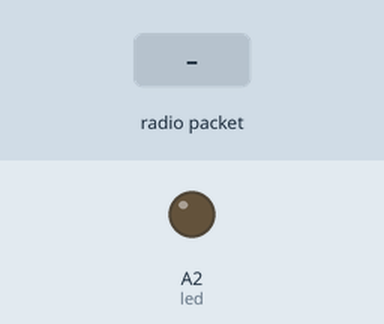
Bench run of a sketch on a simulated Arduino Uno, built with avr-gcc and run on an emulated ATmega328P. Parts: output pins drawn as LEDs (lit = HIGH). The inputs (shaded band) are chosen by the test bench. No radio packets arrive unless stated; what the sketch prints to the serial monitor is not drawn.

Above: at 1.2 s.
1.3 s: radio packet "1" arrives
Timing chart, 0 to 4.3 s (numbered marks = the images above; inputs shaded):
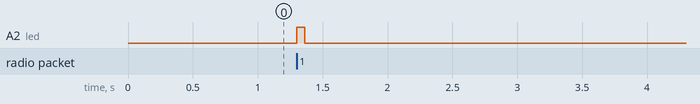

The sketch:

LoRa_Simple_Server.ino
```cpp
#include <RadioHead.h>

/*
  LoRa Simple Arduino Server :
  Support Devices:
  * LoRa Mini
  * LoRa Shield + Arduino;
  * LoRa GPS Shield + Arduino.

  Example sketch showing how to create a simple messageing server,
  with the RH_RF95 class. RH_RF95 class does not provide for addressing or
  reliability, so you should only use RH_RF95 if you do not need the higher
  level messaging abilities.

  It is designed to work with the other example LoRa Simple Client

  modified 16 11 2016
  by Edwin Chen <support@dragino.com>
  Dragino Technology Co., Limited
*/

#include <SPI.h>
#include <RH_RF95.h>

// Singleton instance of the radio driver
RH_RF95 rf95;

int led = A2;
float frequency = 923.2;

void setup()
{
  pinMode(led, OUTPUT);
  Serial.begin(9600);
  while (!Serial) ; // Wait for serial port to be available
  Serial.println("Start Sketch");
  if (!rf95.init())
    Serial.println("init failed");
  // Setup ISM frequency
  rf95.setFrequency(frequency);
  rf95.setSpreadingFactor(9);
  rf95.setSignalBandwidth(125000);
  rf95.setCodingRate4(5);

  // Setup Power,dBm
  rf95.setTxPower(13);
  // Defaults BW Bw = 125 kHz, Cr = 4/5, Sf = 128chips/symbol, CRC on

  Serial.print("Listening on frequency: ");
  Serial.println(frequency);
}

void loop()
{
  if (rf95.available())
  {
    // Should be a message for us now
    uint8_t buf[RH_RF95_MAX_MESSAGE_LEN];
    uint8_t len = sizeof(buf);
    if (rf95.recv(buf, &len))
    {
      digitalWrite(led, HIGH);
      RH_RF95::printBuffer("request: ", buf, len);
      Serial.print("got request: ");
      Serial.println((char*)buf);
      Serial.print("RSSI: ");
      Serial.println(rf95.lastRssi(), DEC);

      // Send a reply
      uint8_t data[] = "And hello back to you";
      rf95.send(data, sizeof(data));
      rf95.waitPacketSent();
      Serial.println("Sent a reply");
      digitalWrite(led, LOW);
    }
    else
    {
      Serial.println("recv failed");
    }
  }
}
```

Measured:
- after the input at 1.3 s, A2 (led): LOW → HIGH at once, → LOW 0.06 s later
